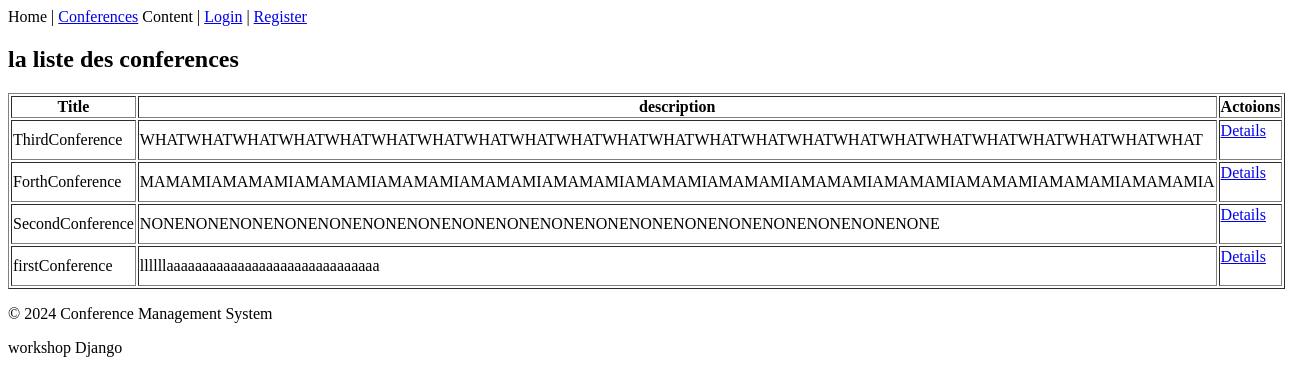
Page /Conference/liste/ on the earlier database version.
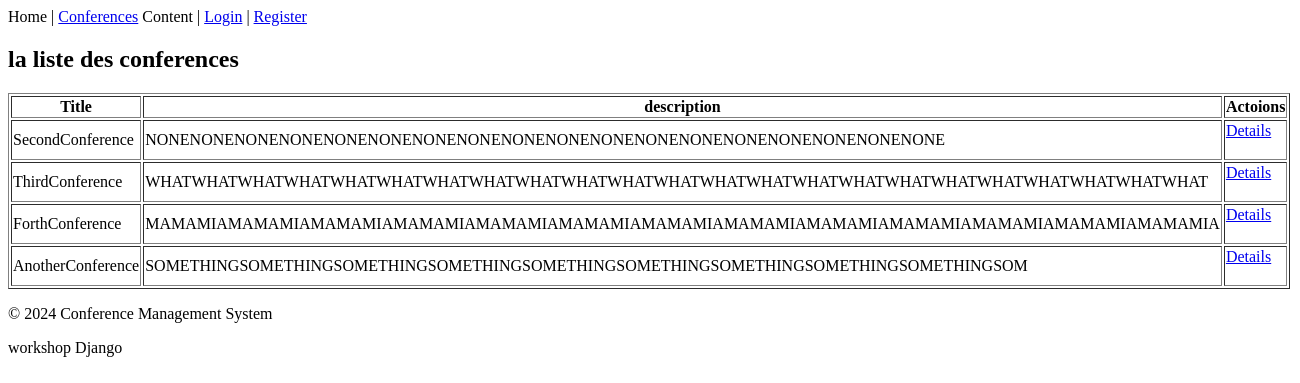
Same page on the later database version.
### ConferenceApp/models.py (models this page shows, shortened)
class Conference(models.Model):
    conference_id=models.AutoField(primary_key=True,editable=False)
    name=models.CharField(max_length=255,validators=[conference_validator]) #to validate conference name
    description=models.TextField(validators=[MinLengthValidator(limit_value=30 , message='the description must have at least 30 characters')]) #minimum 50 characters
    location=models.CharField(max_length=255)
    start_date=models.DateField()
    end_date=models.DateField()
    THEME =[
        ("CS&AI","Computer Science & Artificial Intelligence"),
        ("SC&E","Science & Engineering"),
        ("SSC&ED","Social Science & Education"),
        ("Interdisciplinary","Interdisciplinary Themes"),
    ]
    theme=models.CharField(max_length=255,choices=THEME)
    created_at=models.DateTimeField(auto_now_add=True)
    updated_at=models.DateTimeField(auto_now=True)

### ConferenceApp/views.py (the view)
class ConferenceList(ListView):
    model= Conference
    context_object_name = 'liste'
    ordering = ['-start_date']  #ordering by start_date descending
    template_name = 'Conferences/liste.html'

### workshop/templates/Conferences/liste.html (shortened to what this page needs)
{% extends 'base.html' %}
{% block content %}
<h2> la liste des conferences </h2>
<table border="1">
    <tr>
        <th>Title</th>
        <th>description</th>
        <th>Actoions</th>
    </tr>
{% for c in liste %}
    <tr>
        <td>{{ c.name }}</td>
        <td>{{ c.description }}</td>
        <td>
            <a href="{% url 'conference_details' c.pk %}">Details</a> <br></br>
        </td>
    </tr>
{% endfor %}
</table>
{% endblock %}

### workshop/templates/base.html
<html>
<body>
    <nav>
        <a>Home</a> |
        <a href="{% url 'conference_liste' %}">Conferences</a>
        <a>Content</a> |
        {%if user.is_authenticated %}
        <a>{{user.username}}</a> |
        <a href="{% url 'logout' %}">Logout</a>
        {%else%}
        <a href="{% url 'login' %}">Login</a> |
        <a href="{% url 'register' %}">Register</a>
        {%endif%}
    </nav>
    <div>
        {% block content %}
        {% endblock %}
    </div>
    <footer>
        <p>© 2024 Conference Management System</p>
        <p>workshop Django</p>
    </footer>
</body>

Differences in the rows shown:
removed Conference: name "firstConference", description "llllllaaaaaaaaaaaaaaaaaaaaaaaaaaaaaa"
changed Conference "SecondConference": moves up the list
added Conference: name "AnotherConference", description "SOMETHINGSOMETHINGSOMETHINGSOMETHINGSOMETHINGSOMETHINGSOMETHINGSOMETHINGSOMETHINGSOM"
